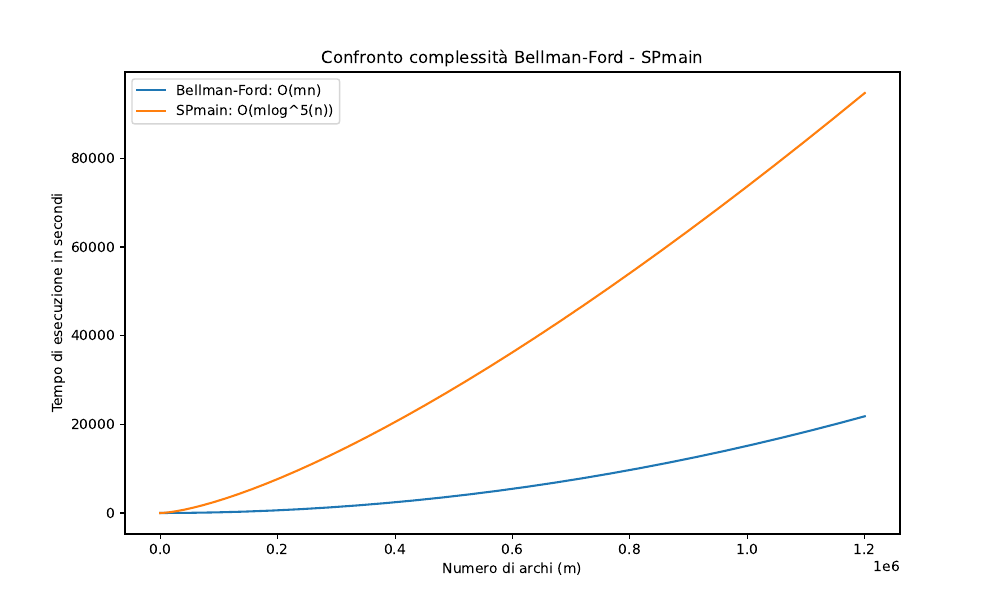

Generate this figure with Python:
import matplotlib.pyplot as plt
import numpy as np

# Definisci le tue funzioni di complessità qui. 
# Per esempio, ho definito due funzioni: O(n) e O(n^2).
def func1(m):
    return (m*m/2)/33000000

def func2(m):
    return (m*np.log2(m/2)**5)/33000000

# Crea un array di valori per n
n = np.array(range(1, 1200000))

# Calcola i valori y per ciascuna funzione
y1 = func1(n)
y2 = func2(n)

# Crea il grafico
plt.figure(figsize=(10, 6))

# Disegna le funzioni
plt.plot(n, y1, label='Bellman-Ford: O(mn)')
plt.plot(n, y2, label='SPmain: O(mlog^5(n))')

# Aggiungi titolo e etichette
plt.title('Confronto complessità Bellman-Ford - SPmain')
plt.xlabel('Numero di archi (m)')
plt.ylabel('Tempo di esecuzione in secondi')

# Mostra la legenda
plt.legend()

plt.savefig('pltSparseFunctionsClose.png')

# Mostra il grafico
#plt.show()
